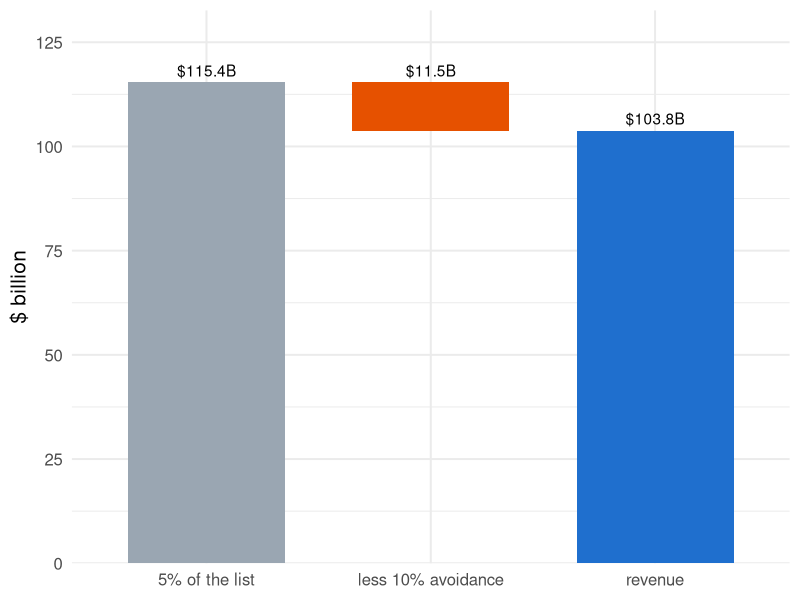
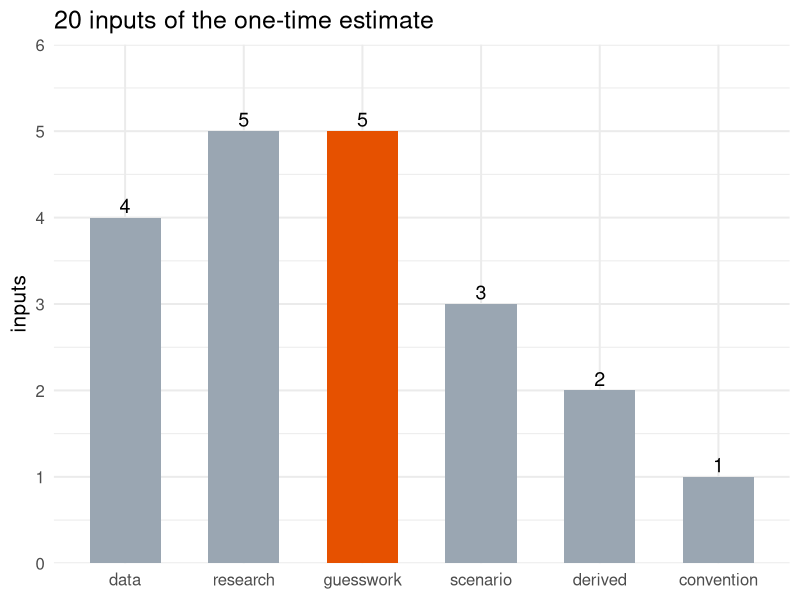
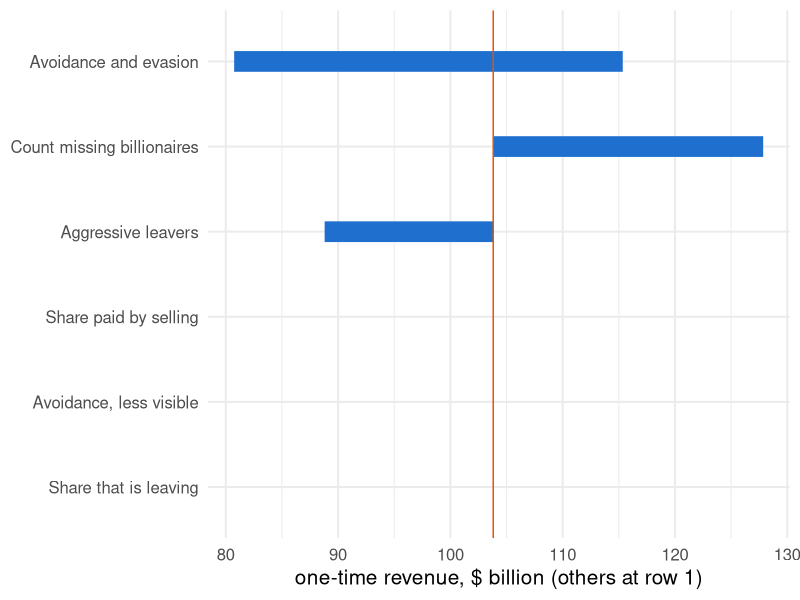

Generate these figures, in order, with R:
## ---- chunk 1
knitr::opts_chunk$set(
  echo = FALSE, fig.align = "center",
  fig.width = 10, fig.height = 4.2, dpi = 150,
  message = FALSE, warning = FALSE
)
library(ggplot2)
theme_set(theme_minimal(base_size = 15))

# Every number in this deck is read from the CSVs the targets pipeline writes
# (bsz-analysis/_targets.R: site_tab5_csv, site_inputs_csv,
# site_grid_csv, site_leavers_csv). Nothing below is retyped.
t5  <- read.csv("../data/tab5.csv")
ins <- read.csv("../data/inputs.csv", stringsAsFactors = FALSE)
grd <- read.csv("../data/grid.csv")
lv  <- read.csv("../data/leavers.csv", stringsAsFactors = FALSE)
tst <- read.csv("../data/test-results.csv", stringsAsFactors = FALSE)
W0 <- t5$wealth[1]; n0 <- t5$n_billionaires[1]
C  <- -t5$annual_ca_inctax_loss[1] / 0.05
a  <- t5$avoidance_rate[1]; m <- 0.5   # alpha and the movers' share of it (inputs.csv)
stopifnot(abs(a - 0.10) < 1e-9, abs(-a * m * C - t5$annual_ca_inctax_loss[1]) < 1e-9)
pct <- function(x, d = 0) paste0(formatC(100 * x, format = "f", digits = d), "%")
par <- read.csv("../data/pareto.csv"); ps <- read.csv("../data/pareto-summary.csv")
a_s <- 0.20                       # avoidance for the added, less visible fortunes (inputs.csv)
dW  <- t5$wealth[2] - W0          # wealth row 2 adds to the 1 July base
add_tax <- 0.05 * (1 - a_s) * dW; phase <- 0.025 * ps$fraction_in_phasein * dW
stopifnot(abs(t5$wealth_tax_revenue[1] + add_tax - phase - t5$wealth_tax_revenue[2]) < 1e-6)
bn <- function(x, d = 1) formatC(x, format = "f", digits = d, big.mark = ",")
row1 <- with(grd, avoidance == 0.10 & mobility_share == 0.5 & avoidance_small == 0.2 &
                  abs(sell_share - 1/3) < 1e-9 & pareto == 0 & leavers == 0)
## ---- chunk 2
d <- data.frame(
  step = factor(c("5% of the list", "less 10% avoidance", "revenue"),
                levels = c("5% of the list", "less 10% avoidance", "revenue")),
  value = c(0.05 * W0, -(0.05 * W0 - t5$wealth_tax_revenue[1]), t5$wealth_tax_revenue[1]))
d$start <- c(0, 0.05 * W0, 0); d$end <- d$start + d$value
ggplot(d, aes(x = step, xmin = as.numeric(step) - 0.35, xmax = as.numeric(step) + 0.35,
              ymin = start, ymax = end, fill = step)) +
  geom_rect() +
  geom_text(aes(y = pmax(start, end), label = paste0("$", bn(abs(value)), "B")), vjust = -0.5) +
  scale_y_continuous(expand = expansion(mult = c(0, 0.15))) +
  scale_fill_manual(values = c("#9aa6b2", "#e65100", "#1f6fce"), guide = "none") +
  labs(x = NULL, y = "$ billion")
## ---- chunk 3
x <- par[par$threshold_b %in% c(10, 4.5, 3, 2, 1), ]
x <- x[order(-x$threshold_b), ]
knitr::kable(data.frame(
  Cutoff = paste0("$", x$threshold_b, "B"),
  People = x$n_above_threshold_emp,
  Wealth = bn(x$wealth_above_threshold, 0),
  Average = paste0("$", bn(x$wealth_above_threshold / x$n_above_threshold_emp, 2), "B"),
  b = bn(x$pareto_b_emp, 2)),
  format = "html", align = "lrrrr", table.attr = 'style="font-size:80%"',
  col.names = c("Cutoff", "People above it", "Their wealth, $B", "Average fortune", "b"))
## ---- chunk 4
x <- lv
x$name <- tools::toTitleCase(x$name)
x$timing <- ifelse(grepl("^pre", x$timing), "before 1 Jan", "later")
x$wealth <- bn(x$wealth)
x$annual_inctax_loss <- bn(x$annual_inctax_loss, 3)
names(x) <- c("Person", "Left", "Wealth $B", "Inc. tax lost $B/yr")
knitr::kable(x, format = "html", align = "llrr")
## ---- chunk 5
lev <- c("data", "research", "guesswork", "scenario", "derived", "convention")
cnt <- as.data.frame(table(factor(ins$origin, levels = lev)))
ggplot(cnt, aes(x = Var1, y = Freq, fill = Var1 == "guesswork")) +
  geom_col(width = 0.6) + geom_text(aes(label = Freq), vjust = -0.3, size = 5) +
  scale_y_continuous(expand = expansion(mult = c(0, 0.2))) +
  scale_fill_manual(values = c("#9aa6b2", "#e65100"), guide = "none") +
  labs(x = NULL, y = "inputs", title = paste(nrow(ins), "inputs of the one-time estimate"))
## ---- chunk 6
keys <- c(avoidance = "Avoidance and evasion", mobility_share = "Share that is leaving",
          avoidance_small = "Avoidance, less visible", sell_share = "Share paid by selling",
          pareto = "Count missing billionaires", leavers = "Aggressive leavers")
base <- grd[row1, ]
rows <- do.call(rbind, lapply(names(keys), function(k) {
  keep <- Reduce(`&`, lapply(setdiff(names(keys), k), function(o) abs(grd[[o]] - base[[o]]) < 1e-9))
  data.frame(input = keys[[k]], lo = min(grd$wealth_tax_revenue[keep]),
             hi = max(grd$wealth_tax_revenue[keep]))
}))
rows$input <- factor(rows$input, levels = rows$input[order(rows$hi - rows$lo)])
guess <- c("Avoidance and evasion", "Share that is leaving", "Avoidance, less visible",
           "Share paid by selling", "Aggressive leavers")   # origin labels: data/inputs.csv
movers <- as.character(rows$input[rows$hi - rows$lo > 1e-9 & rows$input %in% guess])
ggplot(rows, aes(y = input)) +
  geom_segment(aes(x = lo, xend = hi, yend = input), linewidth = 7, colour = "#1f6fce") +
  geom_vline(xintercept = base$wealth_tax_revenue, colour = "#e65100") +
  labs(x = "one-time revenue, $ billion (others at row 1)", y = NULL)
## ---- chunk 7
# Present value of the yearly loss, as on the reconciliation page (comparison/R/model.R):
# loss x E_r[annuity(r, H)], r ~ U[1.5%, 4.5%]. The annuity factors are read from the
# comparison export and checked against its own present values for rows 1 and 3.
ls_ <- read.csv("../../../comparison/export/r/loss.csv")
f5  <- with(ls_[ls_$source_id == "lao_upper", ], pv_5yr / annual_loss)
fin <- with(ls_[ls_$source_id == "lao_upper", ], pv_perpetuity / annual_loss)
loss <- -t5$annual_ca_inctax_loss
stopifnot(abs(loss[1] * f5  - ls_$pv_5yr[ls_$source_id == "bsz_row1"]) < 1e-9,
          abs(loss[3] * fin - ls_$pv_perpetuity[ls_$source_id == "bsz_row3"]) < 1e-9)
lab <- c("Benchmark", "Missing billionaires", "Leavers", "Missing billionaires + leavers")
d <- data.frame(
  Scenario = paste0(lab, " (row ", 1:4, ")"),
  wt = paste0("$", bn(t5$wealth_tax_revenue, 1), "B"),
  it = paste0("+$", bn(t5$extra_ca_inctax_sales, 2), "B"),
  l5 = paste0("&minus;$", bn(loss * f5, 2), "B"),
  li = paste0("&minus;$", bn(loss * fin, 2), "B"))
d[1, ] <- paste0("<b>", d[1, ], "</b>")
knitr::kable(d, format = "html", escape = FALSE, align = "lrrrr",
  col.names = c("Table 5 scenario", "Wealth tax collected<br>(once)",
                "Extra income tax from selling assets (once)",
                "Income tax lost, present value<br>if it lasts 5 years (BSZ)",
                "Income tax lost, present value<br>if it lasts forever (RJKDC report)"))
